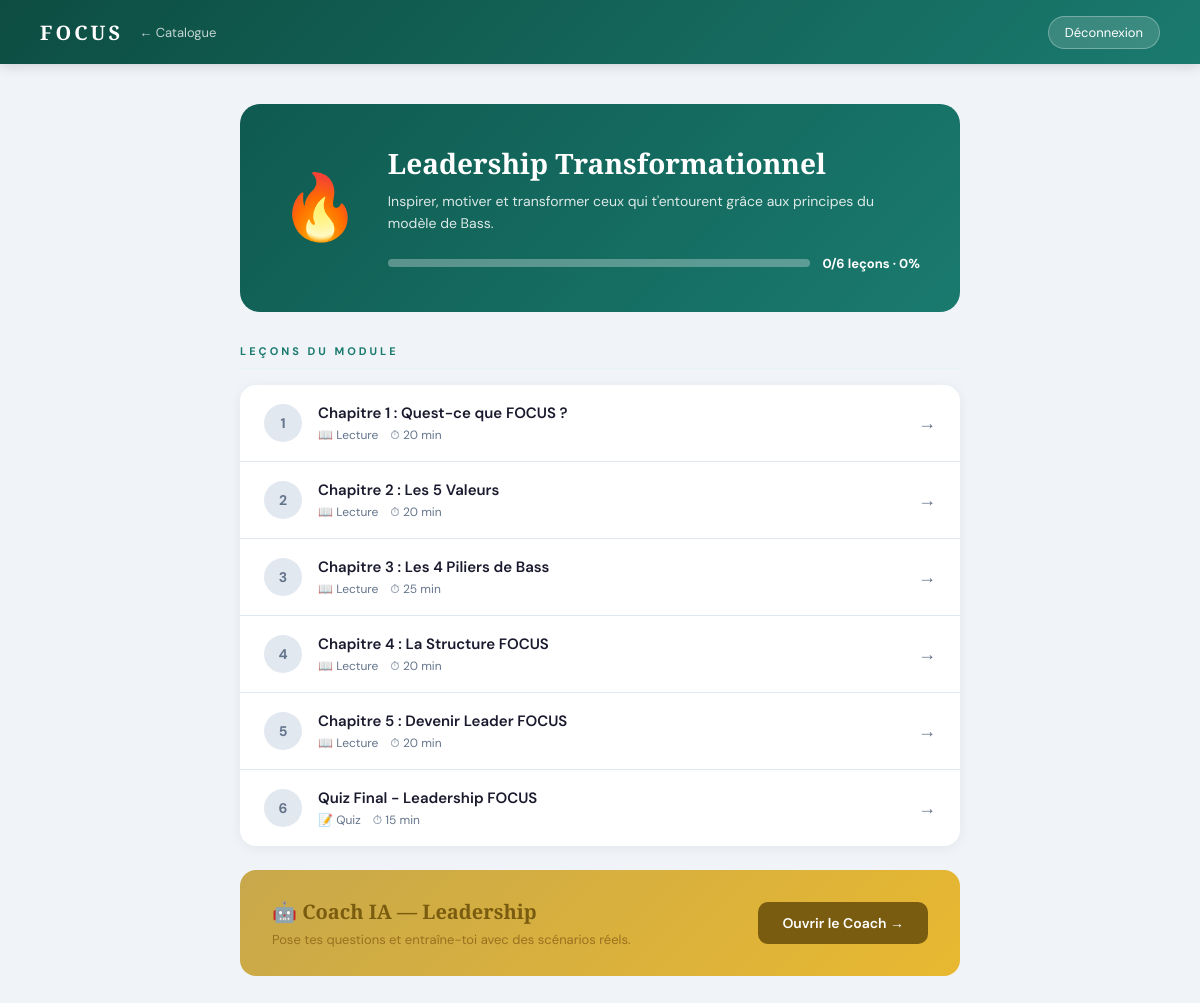
/modules/leadership (signed in), run on the app's committed database.
### tables this page shows
CREATE TABLE modules (
            id              INTEGER PRIMARY KEY AUTOINCREMENT,
            slug            TEXT    NOT NULL UNIQUE,
            title           TEXT    NOT NULL,
            description     TEXT,
            icon            TEXT,
            color           TEXT    NOT NULL DEFAULT '#1A7A6E',
            order_index     INTEGER NOT NULL DEFAULT 0,
            is_published    INTEGER NOT NULL DEFAULT 1,
            passing_score   INTEGER NOT NULL DEFAULT 70,
            created_at      TEXT    NOT NULL DEFAULT (datetime('now'))
        );

CREATE TABLE lessons (
            id              INTEGER PRIMARY KEY AUTOINCREMENT,
            module_id       INTEGER NOT NULL REFERENCES modules(id) ON DELETE CASCADE,
            title           TEXT    NOT NULL,
            content         TEXT,
            lesson_type     TEXT    NOT NULL DEFAULT 'text'
                                    CHECK(lesson_type IN ('text', 'video', 'quiz')),
            video_url       TEXT,
            order_index     INTEGER NOT NULL DEFAULT 0,
            duration_min    INTEGER NOT NULL DEFAULT 10,
            is_published    INTEGER NOT NULL DEFAULT 1,
            created_at      TEXT    NOT NULL DEFAULT (datetime('now'))
        );

### app.py (the view)
@app.route("/modules/<slug>")
@login_required
def module_detail(slug):
    user   = get_current_user()
    module = get_module_by_slug(slug)
    if not module:
        flash("Module introuvable.", "error")
        return redirect(url_for("modules_catalogue"))
    lessons               = get_lessons_by_module(module["id"])
    completed, total, pct = get_module_completion_rate(user["id"], module["id"])
    lesson_progress       = {}
    for l in lessons:
        prog = get_user_progress(user["id"], l["id"])
        lesson_progress[l["id"]] = prog["status"] if prog else "not_started"
    return render_template("modules/detail.html",
        user=user, module=module, lessons=lessons,
        completed=completed, total=total, pct=pct,
        lesson_progress=lesson_progress)

### app.py (called while the page is built)
def login_required(f):
    @wraps(f)
    def decorated(*args, **kwargs):
        if "user_id" not in session:
            flash("Connecte-toi pour accéder à cette page.", "warning")
            return redirect(url_for("login"))
        return f(*args, **kwargs)
    return decorated

def get_current_user():
    if "user_id" in session:
        return get_user_by_id(session["user_id"])
    return None

### database/db.py (called while the page is built, shortened)
def get_db():
    conn = sqlite3.connect(DB_PATH)
    conn.execute('PRAGMA foreign_keys = ON')
    conn.row_factory = sqlite3.Row
    return conn

def get_user_by_id(user_id):
    conn = get_db()
    user = conn.execute("SELECT * FROM users WHERE id=?", (user_id,)).fetchone()
    conn.close()
    return user

def get_module_by_slug(slug):
    conn = get_db()
    row = conn.execute("SELECT * FROM modules WHERE slug=?", (slug,)).fetchone()
    conn.close()
    return row

def get_lessons_by_module(module_id):
    conn = get_db()
    rows = conn.execute(
        "SELECT * FROM lessons WHERE module_id=? AND is_published=1 ORDER BY order_index",
        (module_id,)
    ).fetchall()
    conn.close()
    return rows

def get_user_progress(user_id, lesson_id):
    conn = get_db()
    row = conn.execute(
        "SELECT * FROM user_progress WHERE user_id=? AND lesson_id=?",
        (user_id, lesson_id)
    ).fetchone()
    conn.close()
    return row

def get_module_completion_rate(user_id, module_id):
    conn = get_db()
    total = conn.execute(
        "SELECT COUNT(*) FROM lessons WHERE module_id=? AND is_published=1", (module_id,)
    ).fetchone()[0]
    completed = conn.execute("""
        SELECT COUNT(*) FROM user_progress up
        JOIN lessons l ON up.lesson_id = l.id
        WHERE up.user_id=? AND l.module_id=? AND up.status='completed'
    """, (user_id, module_id)).fetchone()[0]
    conn.close()
    pct = round((completed / total * 100) if total > 0 else 0)
    return completed, total, pct

### templates/modules/detail.html (shortened to what this page needs)
<!DOCTYPE html>
<html lang="fr">
<head>
</head>
<body>
<div class="topbar">
  <div class="topbar-left">
    <a href="/dashboard" class="topbar-logo">FOCUS</a>
    <a href="/modules" class="back-link">← Catalogue</a>
  </div>
  <a href="/logout" class="btn-logout">Déconnexion</a>
</div>
<div class="main">
  <div class="module-hero">
    <div class="module-icon-big">{{ module['icon'] }}</div>
    <div class="module-hero-info">
      <h1>{{ module['title'] }}</h1>
      <p>{{ module['description'] }}</p>
      <div class="progress-row">
        <div class="progress-bar-hero">
        </div>
        <span class="progress-pct">{{ completed }}/{{ total }} leçons · {{ pct }}%</span>
      </div>
    </div>
  </div>
  <div class="section-title">Leçons du module</div>
  <div class="lessons-list">
    {% for lesson in lessons %}
    {% set status = lesson_progress.get(lesson['id'], 'not_started') %}
    <a href="/modules/{{ module['slug'] }}/lesson/{{ lesson['id'] }}" class="lesson-row">
      <div class="lesson-num {% if status == 'completed' %}num-done{% elif status == 'in_progress' %}num-progress{% else %}num-todo{% endif %}">
        {% if status == 'completed' %}✓{% elif status == 'in_progress' %}→{% else %}{{ loop.index }}{% endif %}
      </div>
      <div class="lesson-info">
        <div class="lesson-name">{{ lesson['title'] }}</div>
        <div class="lesson-meta">
          <span>{% if lesson['lesson_type'] == 'quiz' %}📝 Quiz{% elif lesson['lesson_type'] == 'video' %}▶ Vidéo{% else %}📖 Lecture{% endif %}</span>
          <span>⏱ {{ lesson['duration_min'] }} min</span>
        </div>
      </div>
      <div class="lesson-arrow">→</div>
    </a>
    {% endfor %}
  </div>
  <div class="coach-cta">
    <div class="coach-cta-text">
      <h3>🤖 Coach IA — {{ module['title'].split()[0] }}</h3>
      <p>Pose tes questions et entraîne-toi avec des scénarios réels.</p>
    </div>
    <a href="/modules/{{ module['slug'] }}/coach" class="btn btn-dark">Ouvrir le Coach →</a>
  </div>
</div>
</body>
</html>

### templates/modules/detail.html (style rules this page uses)
:root { --teal:#1A7A6E; --teal-dark:#0F5A50; --teal-light:#E6F5F3; --gold:#C8A84B; --gold-light:#F5EDD6; --ink:#1A1A2E; --soft:#64748B; --border:#E2E8F0; --success:#38A169; }
* { margin:0; padding:0; box-sizing:border-box; }
body { font-family:'DM Sans',sans-serif; background:#F0F4F8; min-height:100vh; }
.topbar { background:linear-gradient(135deg,#0D4D42,var(--teal)); padding:0 40px; height:64px; display:flex; align-items:center; justify-content:space-between; box-shadow:0 2px 12px rgba(0,0,0,0.15); }
.topbar-left { display:flex; align-items:center; gap:16px; }
.topbar-logo { font-family:'Playfair Display',serif; font-size:20px; font-weight:900; color:white; letter-spacing:3px; text-decoration:none; }
.back-link { color:rgba(255,255,255,0.75); text-decoration:none; font-size:13px; }
.btn-logout { background:rgba(255,255,255,0.15); color:white; border:1px solid rgba(255,255,255,0.3); padding:7px 16px; border-radius:20px; font-size:13px; text-decoration:none; }
.main { max-width:800px; margin:0 auto; padding:40px; }
.module-hero { border-radius:20px; padding:40px; color:white; margin-bottom:32px; display:flex; align-items:center; gap:28px; background:linear-gradient(135deg,var(--teal-dark),var(--teal)); }
.module-icon-big { font-size:64px; flex-shrink:0; }
.module-hero-info { flex:1; }
.module-hero-info h1 { font-family:'Playfair Display',serif; font-size:28px; font-weight:900; margin-bottom:8px; }
.module-hero-info p { opacity:0.85; font-size:14px; line-height:1.6; margin-bottom:20px; }
.progress-row { display:flex; align-items:center; gap:12px; }
.progress-bar-hero { flex:1; height:8px; background:rgba(255,255,255,0.3); border-radius:8px; overflow:hidden; }
.progress-pct { font-size:13px; font-weight:700; }
.section-title { font-size:11px; font-weight:700; color:var(--teal); letter-spacing:3px; text-transform:uppercase; margin-bottom:16px; padding-bottom:10px; border-bottom:1px solid var(--teal-light); }
.lessons-list { background:white; border-radius:16px; overflow:hidden; box-shadow:0 2px 12px rgba(0,0,0,0.06); margin-bottom:24px; }
.lesson-row { display:flex; align-items:center; gap:16px; padding:18px 24px; border-bottom:1px solid var(--border); text-decoration:none; transition:background 0.15s; }
.lesson-row:last-child { border-bottom:none; }
.lesson-num { width:38px; height:38px; border-radius:50%; display:flex; align-items:center; justify-content:center; font-size:14px; font-weight:700; flex-shrink:0; }
.num-todo { background:var(--border); color:var(--soft); }
.lesson-info { flex:1; }
.lesson-name { font-size:15px; font-weight:600; color:var(--ink); margin-bottom:4px; }
.lesson-meta { font-size:12px; color:var(--soft); display:flex; gap:12px; }
.lesson-arrow { color:var(--soft); font-size:18px; }
.coach-cta { background:linear-gradient(135deg,var(--gold),#E8B830); border-radius:16px; padding:28px 32px; display:flex; align-items:center; justify-content:space-between; gap:20px; }
.coach-cta-text h3 { font-family:'Playfair Display',serif; font-size:20px; color:#7A5C10; margin-bottom:6px; }
.coach-cta-text p { font-size:13px; color:#9A7020; }
.btn { padding:12px 24px; border-radius:10px; font-size:14px; font-weight:600; text-decoration:none; display:inline-flex; align-items:center; gap:8px; transition:transform 0.15s; white-space:nowrap; }
.btn-dark { background:#7A5C10; color:white; }

### data on the page
modules: icon "🔥", title "Leadership Transformationnel", description "Inspirer, motiver et transformer ceux qui t'entourent grâce aux principes du modèle de Bass.", title "Leadership"
lessons: title "Chapitre 1 : Quest-ce que FOCUS ?", lesson_type "📖 Lecture", duration_min "20"
lessons: title "Chapitre 2 : Les 5 Valeurs", lesson_type "📖 Lecture", duration_min "20"
lessons: title "Chapitre 3 : Les 4 Piliers de Bass", lesson_type "📖 Lecture", duration_min "25"
lessons: title "Chapitre 4 : La Structure FOCUS", lesson_type "📖 Lecture", duration_min "20"
lessons: title "Chapitre 5 : Devenir Leader FOCUS", lesson_type "📖 Lecture", duration_min "20"
lessons: title "Quiz Final - Leadership FOCUS", lesson_type "📝 Quiz", duration_min "15"

### other printed values
{{ completed }} "0"
{{ total }} "6"
{{ pct }} "0"
